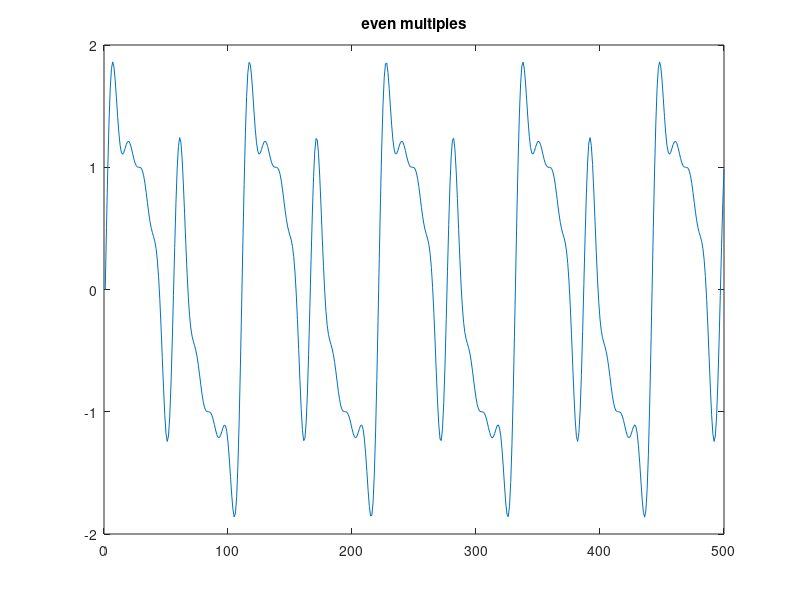
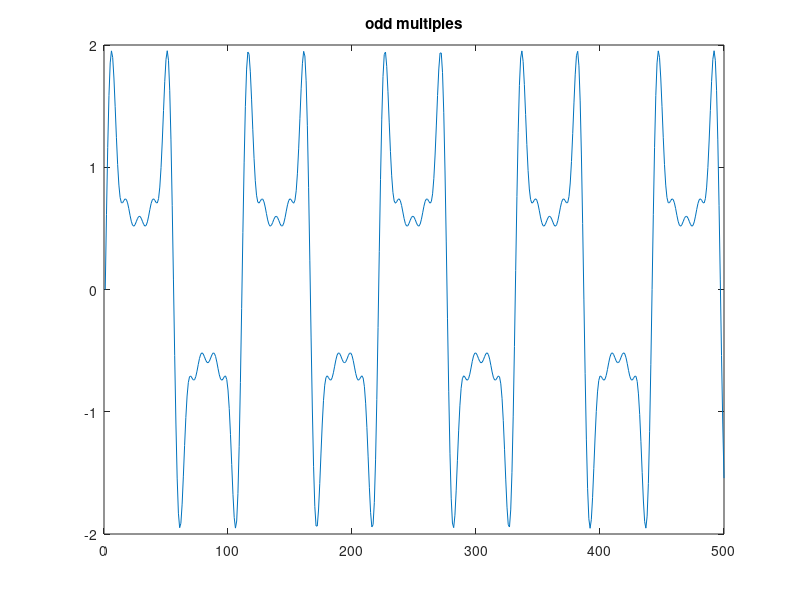
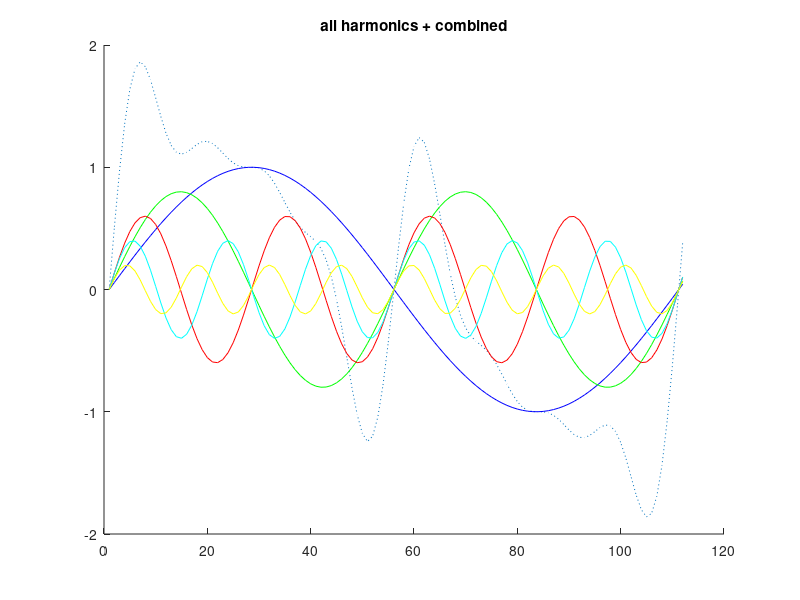

Recreate these plots in MATLAB, in order.
freq = 400;
Fs = 44100;                                                                 % sampling frequency
dt = 1/Fs;
t = [0:dt:1-dt]';
phase = pi;                                                                 % phase (in radians)
A = 1;
n = length(t);


y = A*sin(2*pi*freq*t);

combined1 = y + 0.8*sin(2*pi*freq*2*t) + 0.6*sin(2*pi*freq*4*t) + 0.4*sin(2*pi*freq*6*t) + 0.2*sin(2*pi*freq*8*t);
combined2 = y + 0.8*sin(2*pi*freq*3*t) + 0.6*sin(2*pi*freq*5*t) + 0.4*sin(2*pi*freq*7*t) + 0.2*sin(2*pi*freq*9*t);

% plot combined harmonic signal
figure(1)
plot(combined1(1:500)), title('even multiples')
figure(2)
plot(combined2(1:500)), title('odd multiples')

% plot seperate harmonics with combined signal
period = round(1/(freq*dt)) + 2;
figure(3)
hold on
plot(combined1(1:period), ':')
plot(y(1:period), 'b')
harmonic = 0.8*sin(2*pi*freq*2*t);
plot(harmonic(1:period), 'g')
harmonic = 0.6*sin(2*pi*freq*4*t);
plot(harmonic(1:period), 'r')
harmonic = 0.4*sin(2*pi*freq*6*t);
plot(harmonic(1:period), 'c')
harmonic = 0.2*sin(2*pi*freq*8*t);
plot(harmonic(1:period), 'y')
title('all harmonics + combined')


sound(combined1/max(abs(combined1)), Fs)

